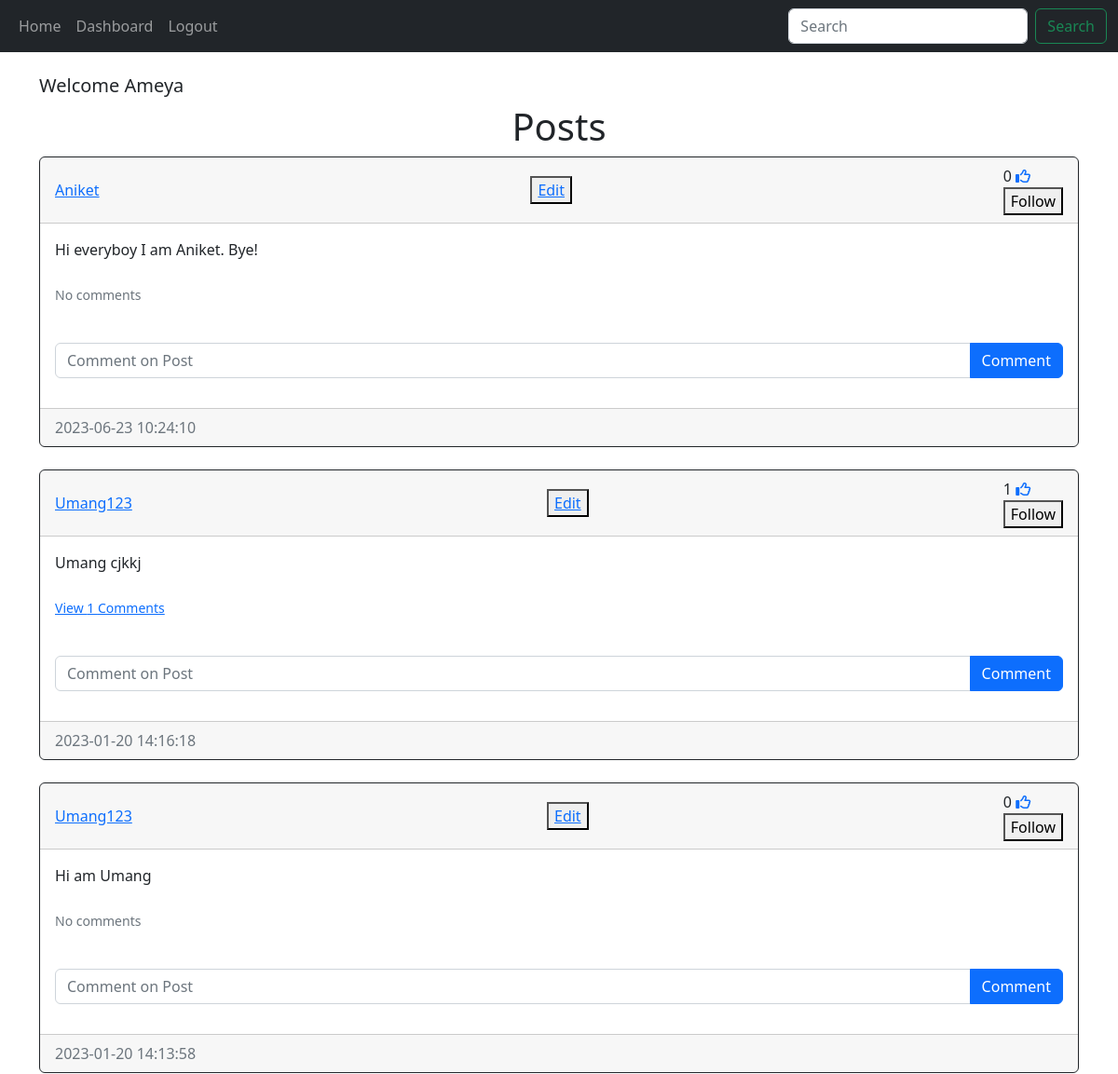
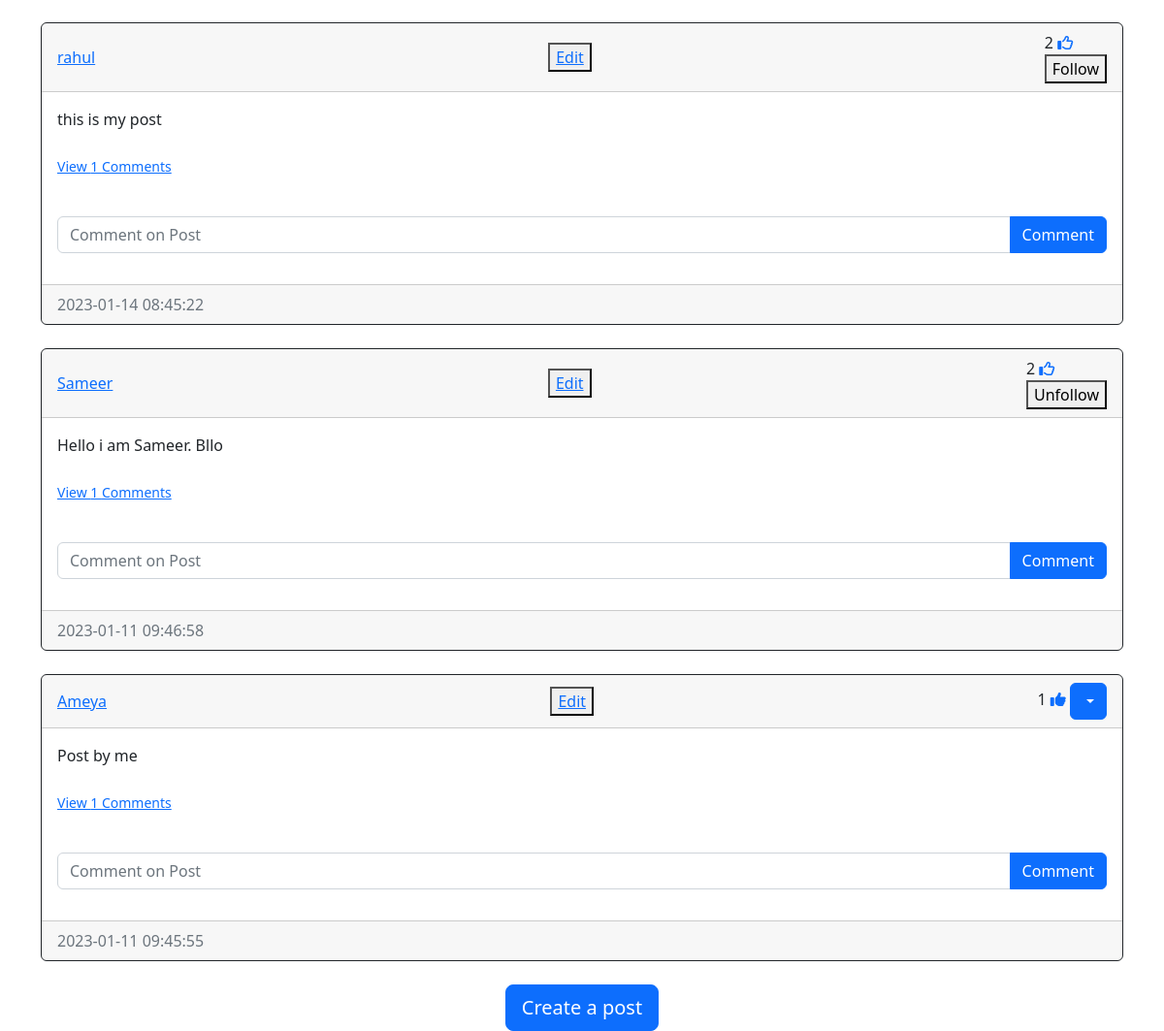
Screenshot of /home (signed in) with the database file from the repository (2 pictures, top to bottom).
### website/models.py (models this page shows, shortened)
class User(db.Model,UserMixin):
    id = db.Column(db.Integer, primary_key=True)
    email=db.Column(db.String(150), unique=True)
    username=db.Column(db.String(150), unique=True)
    password=db.Column(db.String(150))
    date_created=db.Column(db.DateTime(timezone=True), default=func.now())
    posts=db.relationship('Post',backref='user',passive_deletes=True)
    comments=db.relationship('Comment',backref='user',passive_deletes=True)
    followed=db.relationship('Followers',foreign_keys=[Followers.follower_id],backref=db.backref('follower', lazy='joined'),lazy='dynamic', cascade='all, delete-orphan')
    follower=db.relationship('Followers', foreign_keys=[Followers.followed_id],backref=db.backref('followed', lazy='joined'),lazy='dynamic', cascade='all, delete-orphan')
    post_liked=db.relationship("Like",backref='user',passive_deletes=True)
    def is_following(self, user_id):
        print(user_id)
        following=self.followed.filter(Followers.followed_id == user_id).first()
        if not following:
            return False
        else:
            return True

class Post(db.Model):
    id=db.Column(db.Integer,primary_key=True)
    text=db.Column(db.Text,nullable=False)
    date_created=db.Column(db.DateTime(timezone=True), default=func.now())
    author=db.Column(db.Integer,db.ForeignKey("user.id", ondelete='CASCADE'),nullable=False)
    comments=db.relationship('Comment',backref='post',passive_deletes=True)
    likes=db.relationship('Like',backref='post',passive_deletes=True)

### website/views.py (the view)
@views.route("/")
@views.route("/home")
@login_required
def home():
    q = request.args.get('q')
    if q:
        posts = (db.session.query(Post).join(User, User.id == Post.author).filter(or_(User.username.contains(q), Post.text.contains(q))).all())
        if not posts:
            abort(404)
    else:
        posts = Post.query.order_by(Post.date_created.desc()).all()
    return  render_template("home.html", user=current_user,posts=posts)

### website/templates/home.html (shortened to what this page needs)
{% extends "posts_div.html" %}

### website/templates/posts_div.html (shortened to what this page needs)
{% extends "base.html" %}
{% block content %}
<br>
<h5 align="left">Welcome {{user.username}}</h5>
<h1 align="center">{% block header%} Posts{% endblock %}</h1>
<div id="posts">
    {% for post in posts %}
    <div class="card border-dark">
        <div class="card-header d-flex justify-content-between align-items-center">
            <a href="/posts/{{ post.user.username }}">{{ post.user.username }}</a>
            <button><a href="/edit/{{ post.id }}">Edit</a></button>
            <div>
                {{ post.likes|length }}
                {% if user.id in post.likes|map(attribute="author")|list %}
                <a href="/like-post/{{post.id}}"><i class="fas fa-thumbs-up"></i></a>
                {% else %}
                <a href="/like-post/{{post.id}}"><i class="far fa-thumbs-up"></i></a>
                {% endif %}
                {% if user.id != post.author %}
                {% if current_user.is_following(post.author) %}
                    <form action="/follow/{{ post.author }}" method="POST">
                        <button type="submit">Unfollow</button>
                    </form>
                {% else %}
                    <form action="/follow/{{ post.author }}" method="POST">
                        <button  type="submit">Follow</button>
                    </form>
                {% endif %}
                {% endif %}
                {% if user.id == post.author %}
            <div class="btn-group">
                <button type="button" class="btn btn=sm btn-primary dropdown-toggle " data-bs-toggle="dropdown">
                </button>
            </div>
            {% endif %}
            </div>
            </div>
        <div class="card-body">
            <div class="card-text"> {{ post.text }}</div>
            <br>
            <p class="card-text">
                {% if post.comments|length > 0 %}
                <a data-bs-toggle="collapse" href="#comments-{{post.id}}" role="button">
                    <small>View {{post.comments|length}} Comments</small>
                </a>
                {% else %}
                <small class="text-muted">No comments</small>
                {% endif %}
            </p>
            <br>
            <form class="input-group mb-3" method="POST" action="/create-comment/{{post.id}}">
                <input type="text" name="text" id="text" class="form-control" placeholder="Comment on Post">
                <button type="submit" class="btn btn-primary">Comment</button>
            </form>
        </div>
        <div class="card-footer text-muted">{{post.date_created}}</div>
    </div>
    <br>
    {% endfor %}
</div>
{% block footer%}
<div align="center">
    <a href="/create-post"><button type="button" class="btn btn-primary btn-lg">Create a post</button></a>
</div>
{% endblock %}
{% endblock %}

### rows the page displays
User: username "Ameya"
Post: user.username "Aniket", likes|length "0", text "Hi everyboy I am Aniket. Bye!", shows "No comments", date_created "2023-06-23 10:24:10"
Post: user.username "Umang123", likes|length "1", text "Umang cjkkj", comments|length "1", date_created "2023-01-20 14:16:18"
Post: user.username "Umang123", likes|length "0", text "Hi am Umang", shows "No comments", date_created "2023-01-20 14:13:58"
Post: user.username "rahul", likes|length "2", text "this is my post", comments|length "1", date_created "2023-01-14 08:45:22"
Post: user.username "Sameer", likes|length "2", text "Hello i am Sameer. Bllo", comments|length "1", date_created "2023-01-11 09:46:58"
Post: user.username "Ameya", likes|length "1", text "Post by me", comments|length "1", date_created "2023-01-11 09:45:55"
